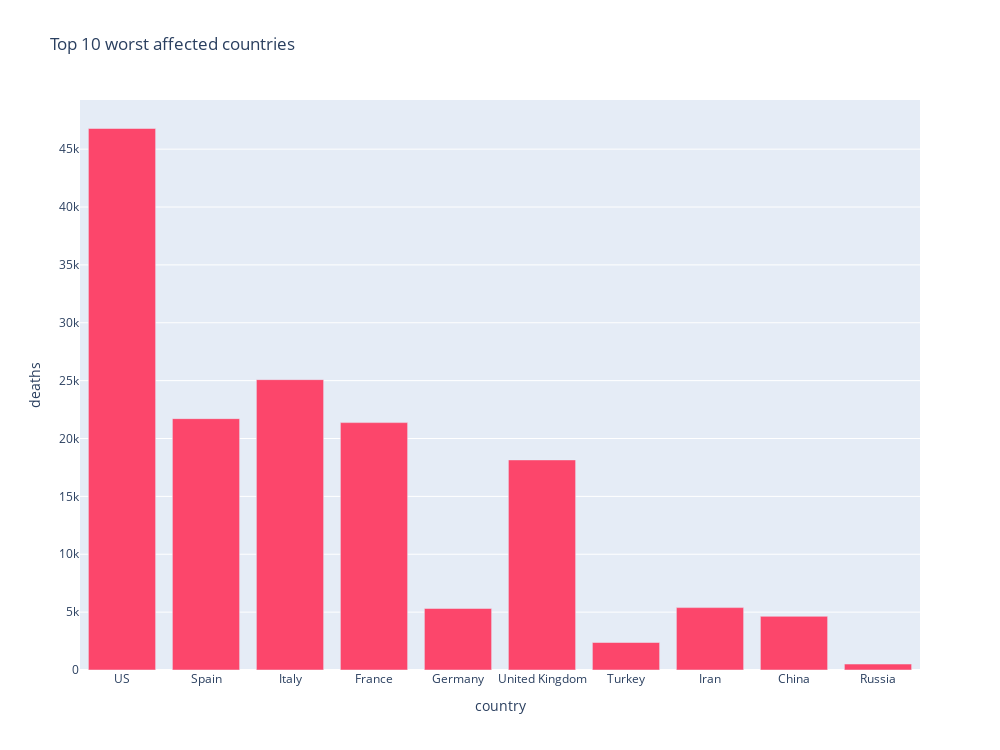

Notebook code for this chart:
### Markdown cell above
# Top 10 Most Affected Countries

### Code cell
px.bar(
    sorted_country_df.head(10),
    x = "country",
    y = "deaths",
    title= "Top 10 worst affected countries",
    color_discrete_sequence=["#fc466b"], 
    height=750,
    width=1000
)

### Figure 1 — Plotly figure (JSON) as saved in the notebook; plotly's stock layout.template omitted (floating-point values rounded to 4 significant figures)
{"data": [{"alignmentgroup": "True", "hovertemplate": "country=%{x}<br>deaths=%{y}<extra></extra>", "legendgroup": "", "marker": {"color": "#fc466b"}, "name": "", "offsetgroup": "", "orientation": "v", "showlegend": false, "textposition": "auto", "type": "bar", "x": ["US", "Spain", "Italy", "France", "Germany", "United Kingdom", "Turkey", "Iran", "China", "Russia"], "xaxis": "x", "y": [46784, 21717, 25085, 21373, 5315, 18151, 2376, 5391, 4636, 513], "yaxis": "y"}], "layout": {"barmode": "relative", "height": 750, "legend": {"tracegroupgap": 0}, "title": {"text": "Top 10 worst affected countries"}, "width": 1000, "xaxis": {"anchor": "y", "domain": [0, 1], "title": {"text": "country"}}, "yaxis": {"anchor": "x", "domain": [0, 1], "title": {"text": "deaths"}}}}
